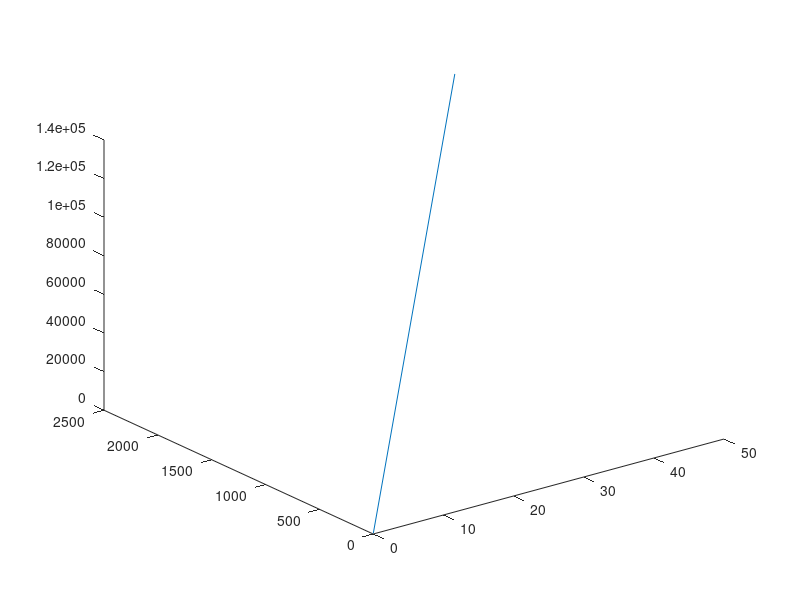

Reproduce this figure in MATLAB.
t=1:0.1:50;
b=t.^2;c=t.^3;
axis auto;
for i=1:size(t,2)
    drawnow;
    plot3([0;t(i)],[0;b(i)],[0;c(i)]); 
    pause(0.1);
end